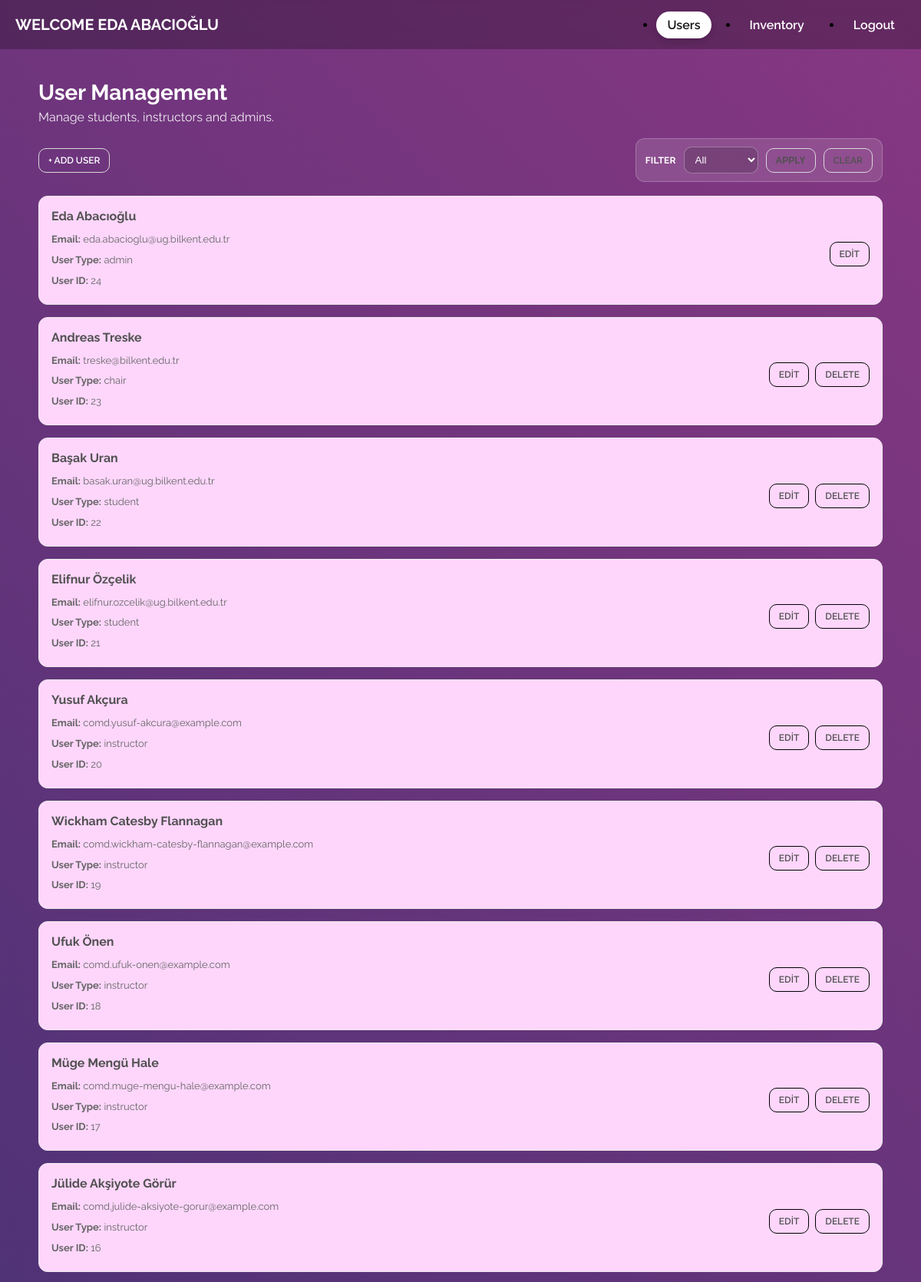
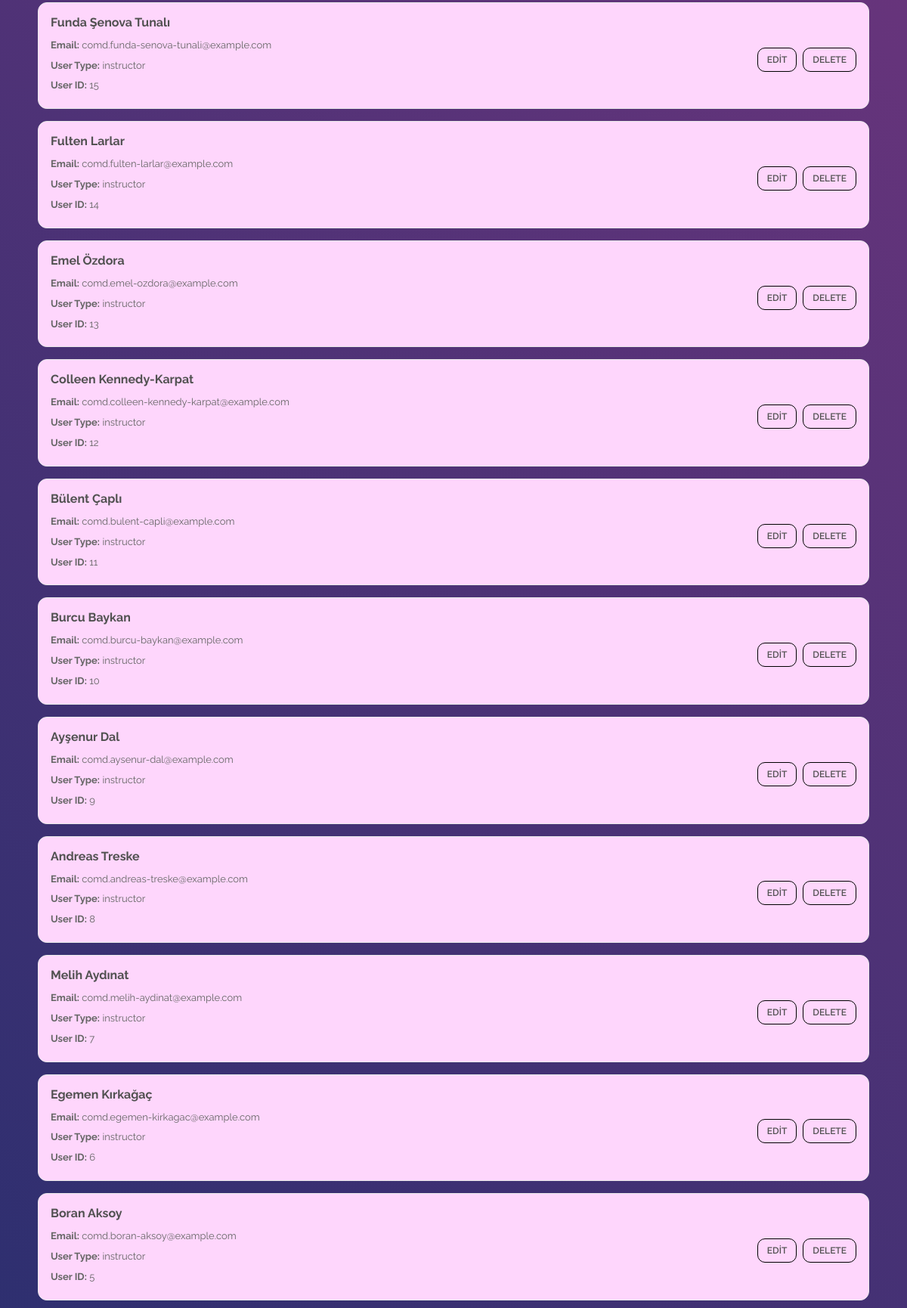
Screenshot of /admin_main.php (signed in, upper part) with the database file from the repository (2 pictures, top to bottom).
### tables this page shows
CREATE TABLE `users` (
  `id` int(11) NOT NULL,
  `name` varchar(100) NOT NULL,
  `email` varchar(100) NOT NULL,
  `password` varchar(100) NOT NULL,
  `token` varchar(100) DEFAULT NULL,
  `userType` varchar(30) NOT NULL
);

### admin_main.php (the view, shortened to what this page needs)
<?php
require "functions.php";
$user = $_SESSION["user"];
$action = $_GET["action"] ?? "list";
$editUser = null;
$users = [];
if ($action === "list") {
    $filterType = $_GET["type"] ?? "";
    if ($filterType !== "") {
        $stmt = $db->prepare("SELECT * FROM users WHERE userType=? ORDER BY id DESC");
        $stmt->execute([$filterType]);
    } else {
        $stmt = $db->query("SELECT * FROM users ORDER BY id DESC");
    }
    $users = $stmt->fetchAll(PDO::FETCH_ASSOC);
}
?>
<!doctype html>
<html lang="tr">
<head>
    <link rel="stylesheet" href="./css/header.css">
    <link rel="stylesheet" href="./css/admin_main.css">
</head>
<body class="page-admin">
    <header class="header" id="header">
        <nav class="navbar nav-container">
            <a href="admin_main.php" class="brand">Welcome <?= $user["name"] ?></a>
            <div class="menu" id="menu">
                <ul class="menu-inner">
                    <li class="menu-item"><a href="admin_main.php" class="menu-link nav-users">Users</a></li>
                    <li class="menu-item"><a href="admin_item.php" class="menu-link nav-inventory">Inventory</a></li>
                    <li class="menu-item"><a href="logout.php" class="menu-link">Logout</a></li>
                </ul>
            </div>
        </nav>
    </header>
    <div class="admin-shell">
        <div class="admin-title">
            <h1>User Management</h1>
            <p>Manage students, instructors and admins.</p>
        </div>
        <?php if ($action === "add"): ?>
        <div class="card-box">
            <h2>Add User</h2>
            <form method="post">
                <input type="hidden" name="form_action" value="add">
                <label>Name</label>
                <input type="text" name="name" required>
                <label>Email</label>
                <input type="email" name="email" required>
                <label>Password</label>
                <input type="password" name="password" required>
                <label>User Type</label>
                <select name="userType" required>
                    <option value="student">student</option>
                    <option value="instructor">instructor</option>
                    <option value="admin">admin</option>
                </select>
                <div class="form-actions">
                    <button class="btn" type="submit">Add</button>
                    <a class="btn" href="admin_main.php">Cancel</a>
                </div>
            </form>
        </div>
        <?php else: ?>
        <div class="top-actions">
            <a class="btn" href="admin_main.php?action=add" style="color:white">+ Add User</a>
            <?php $selectedType = $_GET["type"] ?? ""; ?>
            <form method="get" class="filter-form">
                <label>Fılter</label>
                <select name="type">
                    <option value="" <?= $selectedType==="" ? "selected" : "" ?>>All</option>
                </select>
                <button class="btn" type="submit">Apply</button>
                <a class="btn" href="admin_main.php">Clear</a>
            </form>
        </div>
        <div class="users-list">
            <?php foreach ($users as $u): ?>
            <div class="user-card">
                <div class="user-center">
                    <h3 class="item-name"><?= htmlspecialchars($u["name"]) ?></h3>
                    <p><strong>Email:</strong> <?= htmlspecialchars($u["email"]) ?></p>
                    <p><strong>User Type:</strong> <?= htmlspecialchars($u["userType"]) ?></p>
                    <p><strong>User ID:</strong> <?= htmlspecialchars($u["id"]) ?></p>
                </div>
                <div class="user-right">
                    <div class="actions">
                        <a class="btn" href="admin_main.php?action=edit&id=<?= $u["id"] ?>">Edit</a>
                        <?php if ((string)$u["id"] !== (string)$_SESSION["user"]["id"]): ?>
                        <a class="btn danger" href="admin_main.php?action=delete&id=<?= $u["id"] ?>"
                            onclick="return confirm('Delete this user?');">
                            Delete
                        </a>
                        <?php endif; ?>
                    </div>
                </div>
            </div>
            <?php endforeach; ?>
        </div>
        <?php endif; ?>
    </div>
</body>
</html>

### css/header.css (style rules this page uses)
.header { position: sticky; top: 0; z-index: 1000; width: 100%; background: rgba(0,0,0,0.25); backdrop-filter: blur(10px); }
.nav-container { max-width: 1200px; margin: 0 auto; padding: 0 20px; height: 64px; display: flex; align-items: center; gap: 16px; }
.brand { font-size: 20px; font-weight: 700; text-transform: uppercase; color: #fff; text-decoration: none; }
.menu { margin-left: auto; }
.menu-inner { display: flex; gap: 36px; align-items: center; }
.menu-link { color: #fff; text-decoration: none; font-weight: 600; padding: 8px 14px; border-radius: 999px; transition: 0.2s ease; }
.page-items .nav-items, .page-requests .nav-requests, .page-admin .nav-users { background: #fff; color: #111; box-shadow: 0 4px 12px rgba(0,0,0,0.18); }

### css/admin_main.css (style rules this page uses)
* { box-sizing: border-box; }
body { min-height: 100vh; margin: 0; font-family: "Raleway", sans-serif; background: linear-gradient(-135deg, #873782, #212e6d); background-repeat: no-repeat; background-size: cover; }
.admin-shell { width: min(1100px, 92vw); margin: 40px auto 60px; }
.admin-title { color: #fff; margin: 0 0 18px; }
.admin-title h1 { margin: 0 0 6px; font-size: 28px; }
.admin-title p { margin: 0; opacity: 0.9; }
.top-actions { display: flex; gap: 12px; flex-wrap: wrap; align-items: center; justify-content: space-between; margin: 16px 0 18px; }
.filter-form { display: inline-flex; align-items: center; gap: 10px; background: rgba(255,255,255,0.12); border: 1px solid rgba(255,255,255,0.22); padding: 10px 12px; border-radius: 12px; color: #fff; }
.filter-form label { font-weight: 700; font-size: 12px; text-transform: uppercase; letter-spacing: 0.2px; }
.filter-form select { border: 1px solid rgba(255,255,255,0.3); background: rgba(0,0,0,0.15); color: #fff; padding: 8px 10px; border-radius: 10px; outline: none; }
.users-list { padding: 0; display: flex; flex-direction: column; gap: 16px; }
.user-card { position: relative; display: flex; align-items: center; gap: 18px; padding: 16px; border: 1px solid #e9e9e9; border-radius: 12px; background: #fed6fc; }
.user-center { flex: 1; min-width: 0; display: flex; flex-direction: column; justify-content: center; }
.item-name { margin: 0 0 8px; font-weight: 700; color: #515151; font-size: 16px; }
.user-center p { margin: 4px 0; font-size: 13px; color: #666; line-height: 1.45; }
.user-right { min-width: 160px; text-align: right; }
.actions { margin-top: 10px; display: inline-flex; gap: 8px; flex-wrap: wrap; justify-content: flex-end; }
.btn { display: inline-block; padding: 8px 12px; border: 1px solid #d9d9d9; border-radius: 10px; text-decoration: none; text-transform: uppercase; font-size: 12px; font-weight: 600; color: #515151; transition: .2s; background: transparent; cursor: pointer; }
.user-right .btn { border: 1px solid #000000; }

### rows the page displays
users: name "EDA ABACIOĞLU", name "Eda Abacıoğlu", email "eda.abacioglu@ug.bilkent.edu.tr", userType "admin", id "24"
users: name "Andreas Treske", email "treske@bilkent.edu.tr", userType "chair", id "23"
users: name "Başak Uran", email "basak.uran@ug.bilkent.edu.tr", userType "student", id "22"
users: name "Elifnur Özçelik", email "elifnur.ozcelik@ug.bilkent.edu.tr", userType "student", id "21"
users: name "Yusuf Akçura", email "comd.yusuf-akcura@example.com", userType "instructor", id "20"
users: name "Wickham Catesby Flannagan", email "comd.wickham-catesby-flannagan@example.com", userType "instructor", id "19"
users: name "Ufuk Önen", email "comd.ufuk-onen@example.com", userType "instructor", id "18"
users: name "Müge Mengü Hale", email "comd.muge-mengu-hale@example.com", userType "instructor", id "17"
users: name "Jülide Akşiyote Görür", email "comd.julide-aksiyote-gorur@example.com", userType "instructor", id "16"
users: name "Funda Şenova Tunalı", email "comd.funda-senova-tunali@example.com", userType "instructor", id "15"
users: name "Fulten Larlar", email "comd.fulten-larlar@example.com", userType "instructor", id "14"
users: name "Emel Özdora", email "comd.emel-ozdora@example.com", userType "instructor", id "13"
users: name "Colleen Kennedy-Karpat", email "comd.colleen-kennedy-karpat@example.com", userType "instructor", id "12"
users: name "Bülent Çaplı", email "comd.bulent-capli@example.com", userType "instructor", id "11"
users: name "Burcu Baykan", email "comd.burcu-baykan@example.com", userType "instructor", id "10"
users: name "Ayşenur Dal", email "comd.aysenur-dal@example.com", userType "instructor", id "9"
users: name "Andreas Treske", email "comd.andreas-treske@example.com", userType "instructor", id "8"
users: name "Melih Aydınat", email "comd.melih-aydinat@example.com", userType "instructor", id "7"
users: name "Egemen Kırkağaç", email "comd.egemen-kirkagac@example.com", userType "instructor", id "6"
users: name "Boran Aksoy", email "comd.boran-aksoy@example.com", userType "instructor", id "5"
